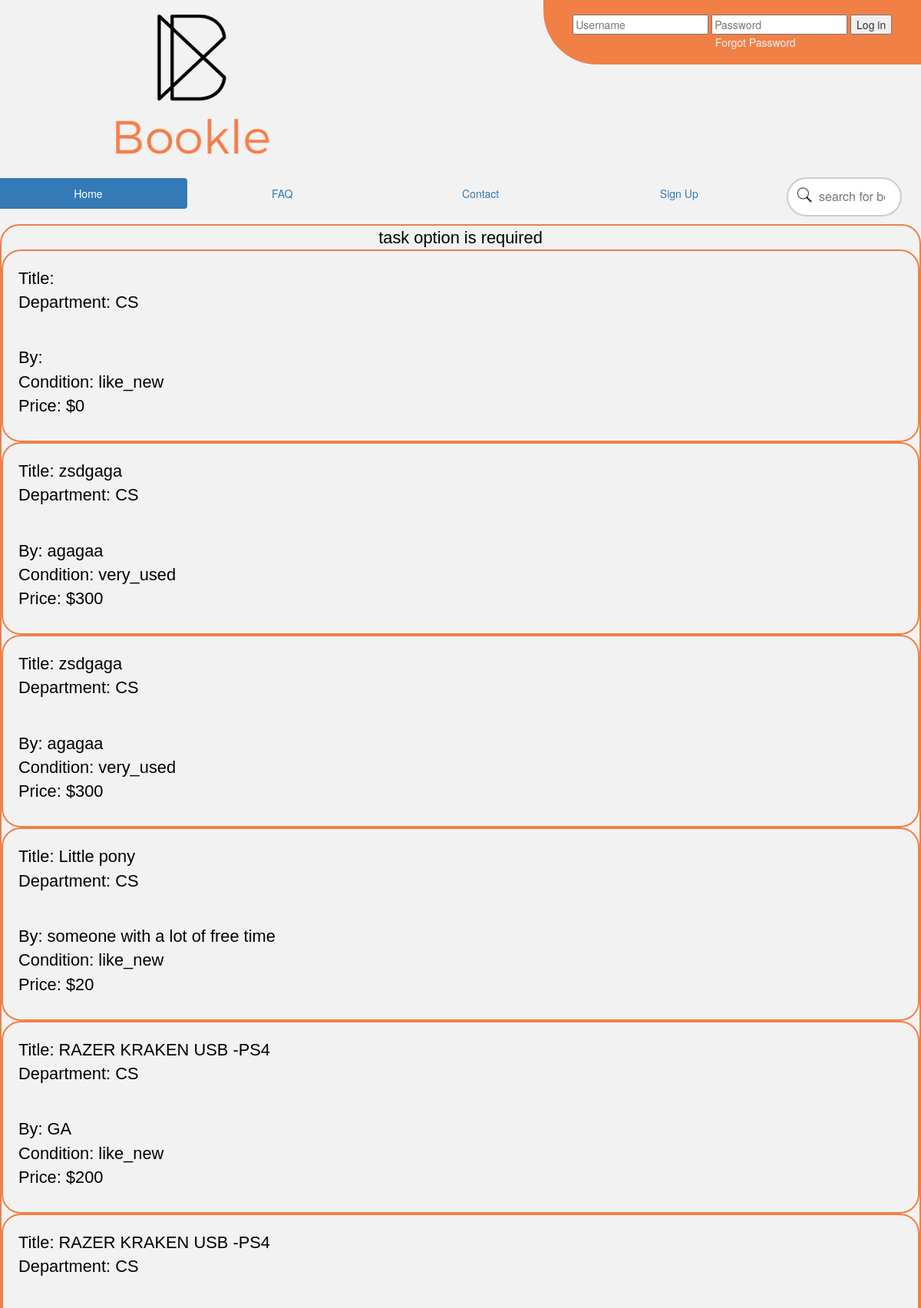
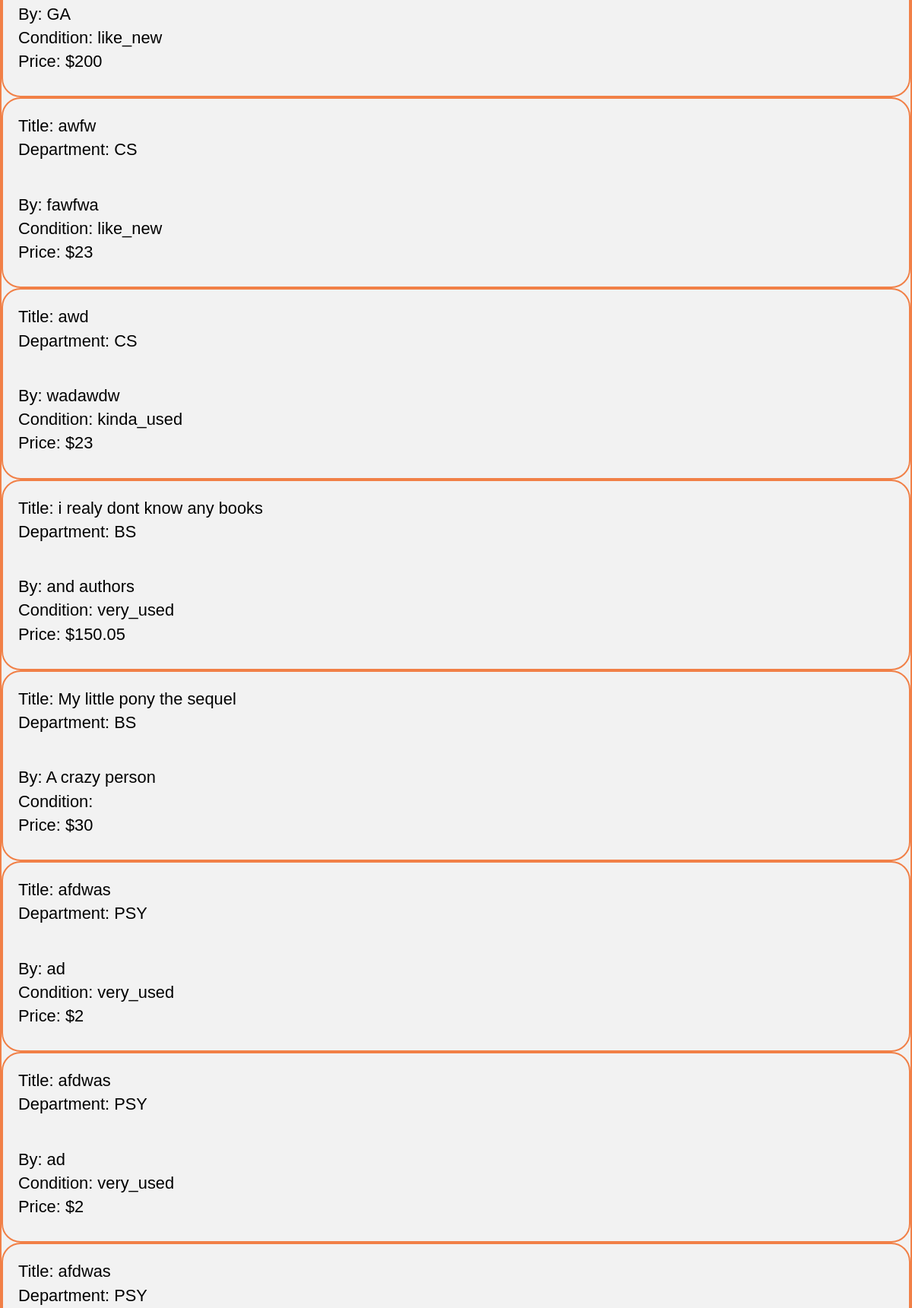
/filterSearch.php (upper part), run on the app's committed database (2 pictures, top to bottom).
### tables this page shows
CREATE TABLE `images` (
  `id` int(11) NOT NULL,
  `image` varchar(200) NOT NULL,
  `title` text NOT NULL,
  `author` text NOT NULL,
  `howused` tinytext NOT NULL,
  `price` double NOT NULL,
  `description` text NOT NULL,
  `category` tinytext NOT NULL,
  `email_ad` tinytext NOT NULL
);

### filterSearch.php (the view, shortened to what this page needs)
<?php
include 'dbh.php';
?>
<!DOCTYPE html>
<html lang="en">
  <head>
	<link rel="stylesheet" href="https://maxcdn.bootstrapcdn.com/bootstrap/3.3.7/css/bootstrap.min.css">
	<link rel="stylesheet" type="text/css" href="//cdnjs.cloudflare.com/ajax/libs/cookieconsent2/3.0.3/cookieconsent.min.css" />
	<link rel="stylesheet" type="text/css" href="barstyle.css">
	<link rel="stylesheet" type="text/css" href="yourlisting.css">
  </head>
  <body style="background-color: #f2f2f2;">
  	<div class="row">
		  <div class="col-sm-4 logo"> <a href="HomePage.php"> <img src="booklelogo.png" class="img-responsive" alt="Bookle" href="HomePage.php"></div>
		  <div class="col-sm-8">
			<?php
				include 'header.php';
			?>
		  </div>
	</div>
	<div class="row">
		<div class="col-sm-10 menubuttons">
			 <ul class="nav nav-pills nav-justified">
				<li class="active"><a href="HomePage.php">Home</a></li>
				<li><a href="faq.php">FAQ</a></li>
				<li><a href="contantForm.php">Contact</a></li>
			<?php
			                if(isset($_SESSION['id'])){
			                    echo"<li><a href=\"yourlistings.php\">Your Listings</a> </li>";
			                }
			                else{
			                    echo " <li><a href=\"signup.php\">Sign Up</a></li>";
			                }
                ?>
			 </ul>
		</div>
		<div class="col-sm-2 ">
			<form action = "result.php" method = "GET">
				<input type = "text" name = "q" placeholder = "search for books"/>
			</form>
		</div>
	</div>
<div class="yourlistingtitle">
<?php
   $option = isset($_POST['taskOption']) ? $_POST['taskOption'] : false;
   if ($option) {
      echo htmlentities($_POST['taskOption'], ENT_QUOTES, "UTF-8");
   } else {
     echo "task option is required";
   }
	$sql = "SELECT * FROM images WHERE category = 'CS'";
	$sql1 = "SELECT * FROM images WHERE category = 'BS'";
	$sql2 = "SELECT * FROM images WHERE category = 'PSY'";
	$result = mysqli_query($conn, $sql);
		if (mysqli_num_rows($result) > 0) {
		while($row = mysqli_fetch_assoc($result)){
		 echo "<div class=\"Listing\">"." Title: ".$row['title']."<p>Department: ".$row['category']."</p><br>"." By: ".$row['author']."<br> "."Condition: ".$row['howused']."<p>Price: "." $".$row['price']."</p> </div>";
		}
	}
	$result = mysqli_query($conn, $sql1);
		if (mysqli_num_rows($result) > 0) {
		while($row = mysqli_fetch_assoc($result)){
		 echo "<div class=\"Listing\">"." Title: ".$row['title']."<p>Department: ".$row['category']."</p><br>"." By: ".$row['author']."<br> "."Condition: ".$row['howused']."<p>Price: "." $".$row['price']."</p> </div>";
		}
	}
	$result = mysqli_query($conn, $sql2);
		if (mysqli_num_rows($result) > 0) {
		while($row = mysqli_fetch_assoc($result)){
		 echo "<div class=\"Listing\">"." Title: ".$row['title']."<p>Department: ".$row['category']."</p><br>"." By: ".$row['author']."<br> "."Condition: ".$row['howused']."<p>Price: "." $".$row['price']."</p> </div>";
		}
	}
?>
</div>
  <body>
</html>

### barstyle.css (style rules this page uses)
div.logo { margin-left: 4cm; margin-top: 0.5cm; margin-bottom: 0.5cm; }
div.menubuttons { padding: 1px; background-color: #f2f2f2; color: black; }
input[name=q] { width: 150px; box-sizing: border-box; border: 2px solid #ccc; border-radius: 70px; font-size: 16px; background-color: white; background-image: url('icons8-Search-50.png'); background-size: 15%; background-position: 10px 10px; background-repeat: no-repeat; padding: 12px 20px 12px 40px; -webkit-transition: width 0.4s ease-in-out; transition: width 0.4s ease-in-out; }

### yourlisting.css (style rules this page uses)
div.Listing { border-radius: 25px; border: 2px solid #73AD21; padding: 20px; border-color: #F18047; background-color #f2f2f2; color: #000000; text-align: left; }
div.listingtitle, div.filtertitle, div.faqtitle, div.signuptitle, div.terms, div.contacttitle, div.uploadtitle, div.yourlistingtitle { display: flex; text-align: center; justify-content: center; flex-direction: column; min-height: 10vh; border-radius: 25px; border: 2px solid ; border-color: #F18047; background-color: #f2f2f2; color: black; margin-top: 10px; margin-bottom: 20px; font-family: Century Gothic, sans-serif; font-size: 1.560em; }

### data on the page
images: category "CS", howused "like_new", price "0"
images: title "zsdgaga", category "CS", author "agagaa", howused "very_used", price "300"
images: title "zsdgaga", category "CS", author "agagaa", howused "very_used", price "300"
images: title "Little pony", category "CS", author "someone with a lot of free time", howused "like_new", price "20"
images: title "RAZER KRAKEN USB -PS4", category "CS", author "GA", howused "like_new", price "200"
images: title "RAZER KRAKEN USB -PS4", category "CS", author "GA", howused "like_new", price "200"
images: title "awfw", category "CS", author "fawfwa", howused "like_new", price "23"
images: title "awd", category "CS", author "wadawdw", howused "kinda_used", price "23"
images: title "i realy dont know any books", category "BS", author "and authors", howused "very_used", price "150.05"
images: title "My little pony the sequel", category "BS", author "A crazy person", price "30"
images: title "afdwas", category "PSY", author "ad", howused "very_used", price "2"
images: title "afdwas", category "PSY", author "ad", howused "very_used", price "2"
images: title "afdwas", category "PSY"
